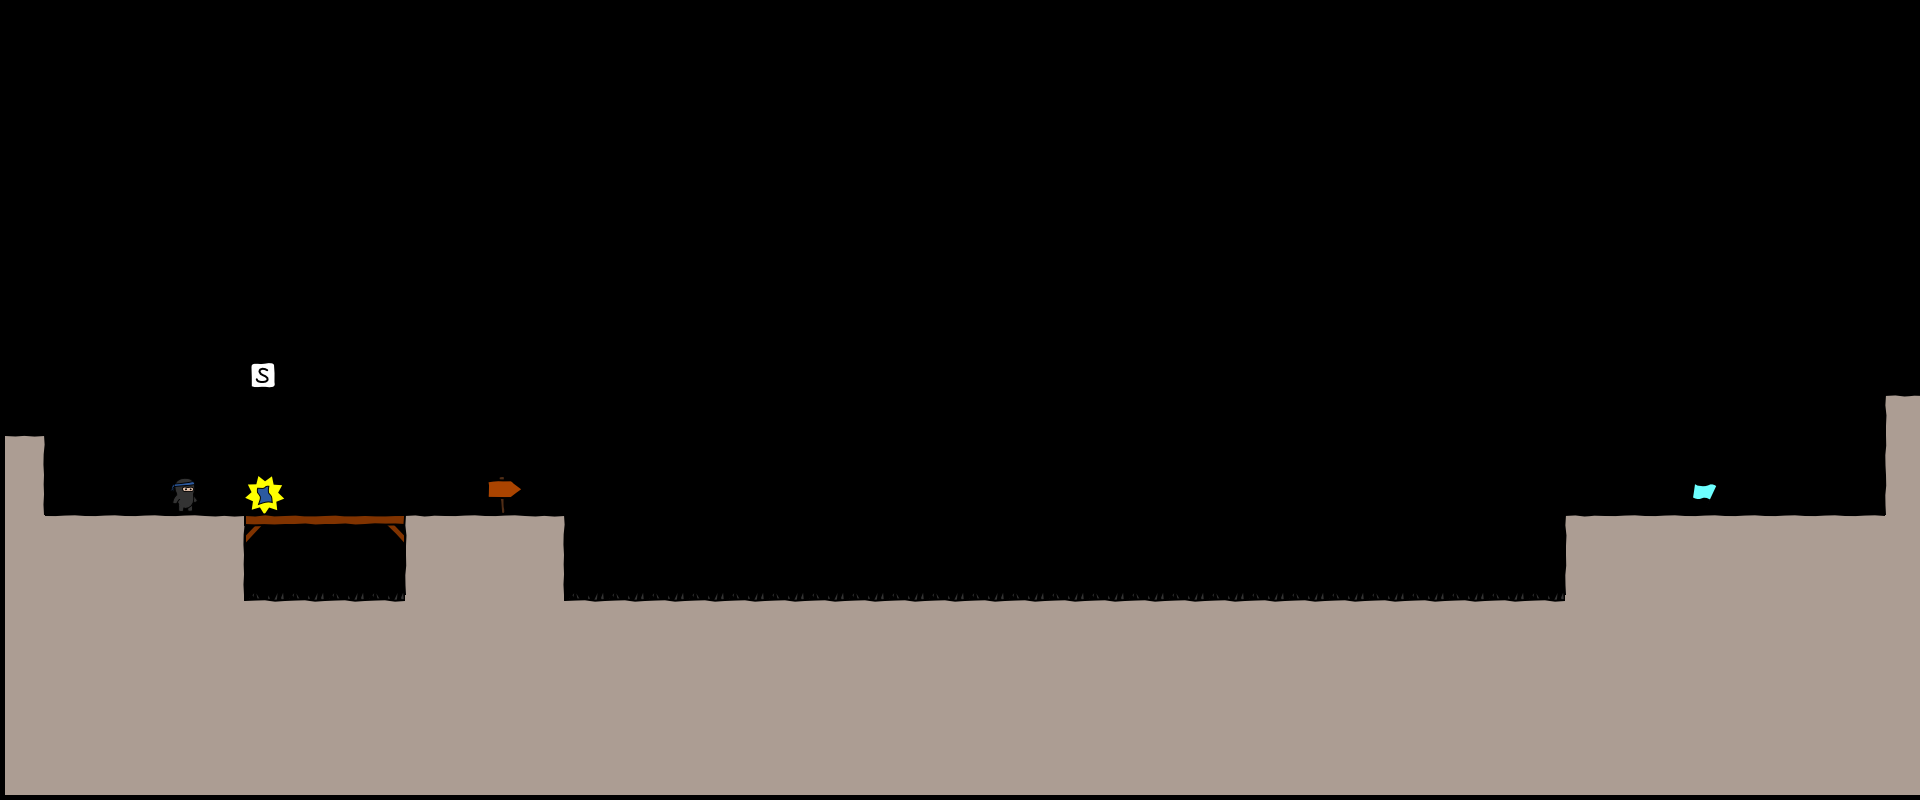

The image is a tile-based game level rendered from a .tmx file. Its description and complete source (layers, tilesets, objects, tile grids) follow:
An orthogonal 48x20 tile map with 40x40 px tiles, 1 tile layer (bg).

<map version="1.0" orientation="orthogonal" width="48" height="20" tilewidth="40" tileheight="40">
 <tileset firstgid="1" name="tiles6_gapped" tilewidth="50" tileheight="50">
  <image source="tiles6_gapped.png" width="300" height="500" />
 </tileset>
 <layer name="bg" width="48" height="20">
  <data encoding="csv">
0,0,0,0,0,0,0,0,0,0,0,0,0,0,0,0,0,0,0,0,0,0,0,0,0,0,0,0,0,0,0,0,0,0,0,0,0,0,0,0,0,0,0,0,0,0,0,0,
0,0,0,0,0,0,0,0,0,0,0,0,0,0,0,0,0,0,0,0,0,0,0,0,0,0,0,0,0,0,0,0,0,0,0,0,0,0,0,0,0,0,0,0,0,0,0,0,
0,0,0,0,0,0,0,0,0,0,0,0,0,0,0,0,0,0,0,0,0,0,0,0,0,0,0,0,0,0,0,0,0,0,0,0,0,0,0,0,0,0,0,0,0,0,0,0,
0,0,0,0,0,0,0,0,0,0,0,0,0,0,0,0,0,0,0,0,0,0,0,0,0,0,0,0,0,0,0,0,0,0,0,0,0,0,0,0,0,0,0,0,0,0,0,0,
0,0,0,0,0,0,0,0,0,0,0,0,0,0,0,0,0,0,0,0,0,0,0,0,0,0,0,0,0,0,0,0,0,0,0,0,0,0,0,0,0,0,0,0,0,0,0,0,
0,0,0,0,0,0,0,0,0,0,0,0,0,0,0,0,0,0,0,0,0,0,0,0,0,0,0,0,0,0,0,0,0,0,0,0,0,0,0,0,0,0,0,0,0,0,0,0,
0,0,0,0,0,0,0,0,0,0,0,0,0,0,0,0,0,0,0,0,0,0,0,0,0,0,0,0,0,0,0,0,0,0,0,0,0,0,0,0,0,0,0,0,0,0,0,0,
0,0,0,0,0,0,0,0,0,0,0,0,0,0,0,0,0,0,0,0,0,0,0,0,0,0,0,0,0,0,0,0,0,0,0,0,0,0,0,0,0,0,0,0,0,0,0,0,
0,0,0,0,0,0,0,0,0,0,0,0,0,0,0,0,0,0,0,0,0,0,0,0,0,0,0,0,0,0,0,0,0,0,0,0,0,0,0,0,0,0,0,0,0,0,0,0,
0,0,0,0,0,0,60,0,0,0,0,0,0,0,0,0,0,0,0,0,0,0,0,0,0,0,0,0,0,0,0,0,0,0,0,0,0,0,0,0,0,0,0,0,0,0,0,0,
0,0,0,0,0,0,0,0,0,0,0,0,0,0,0,0,0,0,0,0,0,0,0,0,0,0,0,0,0,0,0,0,0,0,0,0,0,0,0,0,0,0,0,0,0,0,0,7,
9,0,0,0,0,0,0,0,0,0,0,0,0,0,0,0,0,0,0,0,0,0,0,0,0,0,0,0,0,0,0,0,0,0,0,0,0,0,0,0,0,0,0,0,0,0,0,13,
15,0,0,0,47,0,57,0,0,0,0,0,42,0,0,0,0,0,0,0,0,0,0,0,0,0,0,0,0,0,0,0,0,0,0,0,0,0,0,0,0,0,48,0,0,0,0,13,
14,8,8,8,8,9,11,17,17,12,7,8,8,9,0,0,0,0,0,0,0,0,0,0,0,0,0,0,0,0,0,0,0,0,0,0,0,0,0,7,8,8,8,8,8,8,8,14,
14,14,14,14,14,15,0,0,0,0,13,14,14,15,0,0,0,0,0,0,0,0,0,0,0,0,0,0,0,0,0,0,0,0,0,0,0,0,0,13,14,14,14,14,14,14,14,14,
14,14,14,14,14,14,32,32,32,32,14,14,14,14,32,32,32,32,32,32,32,32,32,32,32,32,32,32,32,32,32,32,32,32,32,32,32,32,32,14,14,14,14,14,14,14,14,14,
14,14,14,14,14,14,14,14,14,14,14,14,14,14,14,14,14,14,14,14,14,14,14,14,14,14,14,14,14,14,14,14,14,14,14,14,14,14,14,14,14,14,14,14,14,14,14,14,
14,14,14,14,14,14,14,14,14,14,14,14,14,14,14,14,14,14,14,14,14,14,14,14,14,14,14,14,14,14,14,14,14,14,14,14,14,14,14,14,14,14,14,14,14,14,14,14,
14,14,14,14,14,14,14,14,14,14,14,14,14,14,14,14,14,14,14,14,14,14,14,14,14,14,14,14,14,14,14,14,14,14,14,14,14,14,14,14,14,14,14,14,14,14,14,14,
14,14,14,14,14,14,14,14,14,14,14,14,14,14,14,14,14,14,14,14,14,14,14,14,14,14,14,14,14,14,14,14,14,14,14,14,14,14,14,14,14,14,14,14,14,14,14,14
</data>
 </layer>
</map>
